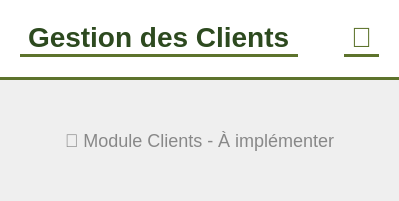
      <widget class="QWidget" name="pageClient">
       <layout class="QVBoxLayout" name="verticalLayout_3">
        <property name="spacing">
         <number>0</number>
        </property>
        <property name="margin" stdset="0">
         <number>0</number>
        </property>
        <item>
         <widget class="QFrame" name="headerFrameClient">
          <property name="minimumSize">
           <size>
            <width>0</width>
            <height>80</height>
           </size>
          </property>
          <property name="styleSheet">
           <string notr="true">background: #ffffff; border: none; border-bottom: 3px solid #5d732c;</string>
          </property>
          <layout class="QHBoxLayout" name="horizontalLayout_3">
           <property name="margin" stdset="0">
            <number>20</number>
           </property>
           <item>
            <widget class="QLabel" name="headerTitleClient">
             <property name="styleSheet">
              <string notr="true">color: #2d4a1f; font-size: 28px; font-weight: bold;</string>
             </property>
             <property name="text">
              <string>Gestion des Clients</string>
             </property>
            </widget>
           </item>
           <item>
            <spacer name="horizontalSpacer_3">
             <property name="orientation">
              <enum>Qt::Orientation::Horizontal</enum>
             </property>
             <property name="sizeHint" stdset="0">
              <size>
               <width>40</width>
               <height>20</height>
              </size>
             </property>
            </spacer>
           </item>
           <item>
            <widget class="QLabel" name="userIconHeaderClient">
             <property name="styleSheet">
              <string notr="true">font-size: 28px; color: #5d732c;</string>
             </property>
             <property name="text">
              <string>👤</string>
             </property>
            </widget>
           </item>
          </layout>
         </widget>
        </item>
        <item>
         <widget class="QLabel" name="placeholderClient">
          <property name="styleSheet">
           <string notr="true">font-size: 18px; color: #888; padding: 50px;</string>
          </property>
          <property name="text">
           <string>👤 Module Clients - À implémenter</string>
          </property>
          <property name="alignment">
           <set>Qt::AlignmentFlag::AlignCenter</set>
          </property>
         </widget>
        </item>
       </layout>
      </widget>
